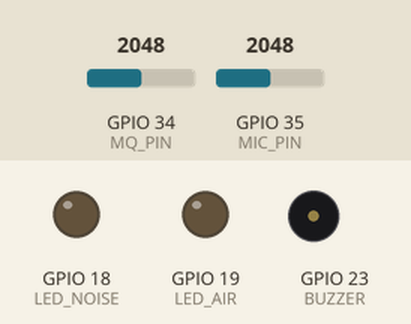
The sketch below on a simulated ESP32. Shown: output pins drawn as LEDs (lit = HIGH), buzzer (waves = sounding). The inputs (shaded band) are chosen by the test bench; at power-on: GPIO 34 (MQ_PIN) = 2048, GPIO 35 (MIC_PIN) = 2048. WiFi joins after 1.5 s; servers stay silent unless stated; uploads are accepted with an empty reply; what the sketch prints to the serial monitor is not drawn.

Above: at 1.1 s.
At 3.4 s:
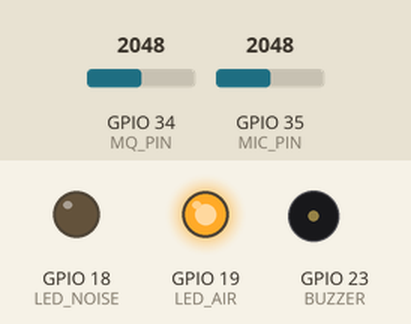
At 125.17 s:
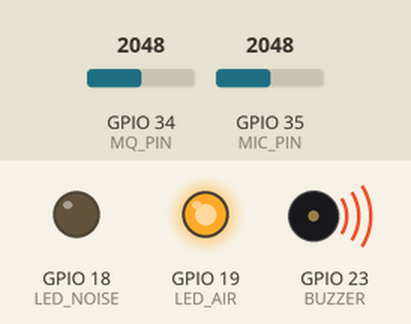
Timing chart, 0 to 126.7 s (numbered marks = the images above):
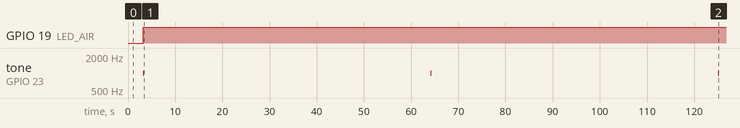

Measured:
- by itself, GPIO 19 (LED_AIR): LOW → HIGH at 3.2 s
- by itself, tone on GPIO 23 (BUZZER): alternates 1000 Hz for 0.15 s and silent for 60.8 s

The sketch:

monitor.ino
```cpp
/*
  ESP32 Noise & Air Monitor → Firebase Firestore (Direct Upload)
  - MQ-135 analog -> GPIO34
  - Mic analog    -> GPIO35
  - LED noise     -> GPIO18
  - LED air       -> GPIO19
  - Buzzer        -> GPIO23
*/

#include <WiFi.h>
#include <HTTPClient.h>
#include <ArduinoJson.h>

// ---------------- WiFi Credentials ----------------
const char* ssid = "YOUR_WIFI_SSID";
const char* password = "YOUR_WIFI_PASSWORD";

// ---------------- Firebase Config ----------------
const char* FIREBASE_PROJECT_ID = "ioe-project-562ab";
const char* FIREBASE_API_KEY = "AIzaSyBgKXWMDbNQhaZTPCkrYvACKHTYzLMLLjk";
String FIRESTORE_URL = "https://firestore.googleapis.com/v1/projects/" + String(FIREBASE_PROJECT_ID) + "/databases/(default)/documents/sensorData";

// ---------------- Pins ----------------
#define MQ_PIN 34
#define MIC_PIN 35
#define LED_NOISE 18
#define LED_AIR 19
#define BUZZER 23

// ---------------- Constants ----------------
const int MIC_SAMPLES = 200;
const int MQ_SAMPLES = 10;
const int MQ_SAMPLE_DELAY_MS = 50;
const int ADC_MAX = 4095;

int noiseThreshold = 600;
int airThreshold = 700;

float mic_a = 0.05;
float mic_b = 20.0;

// ---------------- Sensor Reading Functions ----------------
int readMQ() {
  long sum = 0;
  for (int i = 0; i < MQ_SAMPLES; i++) {
    int v = analogRead(MQ_PIN);
    sum += v;
    delay(MQ_SAMPLE_DELAY_MS);
  }
  return sum / MQ_SAMPLES;
}

int readMicPeakToPeak() {
  int signalMax = 0;
  int signalMin = ADC_MAX;
  for (int i = 0; i < MIC_SAMPLES; i++) {
    int val = analogRead(MIC_PIN);
    if (val > signalMax) signalMax = val;
    if (val < signalMin) signalMin = val;
    delay(1);
  }
  return signalMax - signalMin;
}

float micReadingToDb(int reading) {
  return mic_a * reading + mic_b;
}

// ---------------- Firebase Upload Function ----------------
void sendToFirestore(float airValue, float noiseValue) {
  if (WiFi.status() != WL_CONNECTED) {
    Serial.println("WiFi disconnected, reconnecting...");
    WiFi.begin(ssid, password);
    return;
  }

  HTTPClient http;
  http.begin(FIRESTORE_URL);
  http.addHeader("Content-Type", "application/json");

  StaticJsonDocument<512> doc;
  JsonObject fields = doc.createNestedObject("fields");
  fields["air 1"]["doubleValue"] = airValue;
  fields["noise 1"]["doubleValue"] = noiseValue;
  fields["time"]["stringValue"] = String(__DATE__) + " " + String(__TIME__);

  String jsonBody;
  serializeJson(doc, jsonBody);

  Serial.println("Uploading to Firebase...");
  Serial.println(jsonBody);

  int httpResponseCode = http.POST(jsonBody);
  if (httpResponseCode > 0) {
    Serial.printf("Response code: %d\n", httpResponseCode);
    String response = http.getString();
    Serial.println(response);
  } else {
    Serial.printf("HTTP POST failed, code: %d\n", httpResponseCode);
  }

  http.end();
}

// ---------------- Setup ----------------
void setup() {
  Serial.begin(115200);
  delay(1000);

  pinMode(LED_NOISE, OUTPUT);
  pinMode(LED_AIR, OUTPUT);
  pinMode(BUZZER, OUTPUT);
  digitalWrite(LED_NOISE, LOW);
  digitalWrite(LED_AIR, LOW);
  digitalWrite(BUZZER, LOW);

  WiFi.begin(ssid, password);
  Serial.print("Connecting to WiFi");
  while (WiFi.status() != WL_CONNECTED) {
    delay(500);
    Serial.print(".");
  }
  Serial.println("\nConnected to WiFi!");
}

// ---------------- Main Loop ----------------
void loop() {
  int mqVal = readMQ();
  int micVal = readMicPeakToPeak();
  float micDb = micReadingToDb(micVal);

  bool noiseAlert = micVal >= noiseThreshold;
  bool airAlert = mqVal >= airThreshold;

  digitalWrite(LED_NOISE, noiseAlert);
  digitalWrite(LED_AIR, airAlert);

  if (noiseAlert || airAlert) {
    tone(BUZZER, 1000, 150);
  }

  Serial.printf("Air: %d | Noise: %d (%.1f dB)\n", mqVal, micVal, micDb);

  // Upload to Firebase
  sendToFirestore(mqVal, micVal);

  delay(60000); // Upload every minute
}
```
